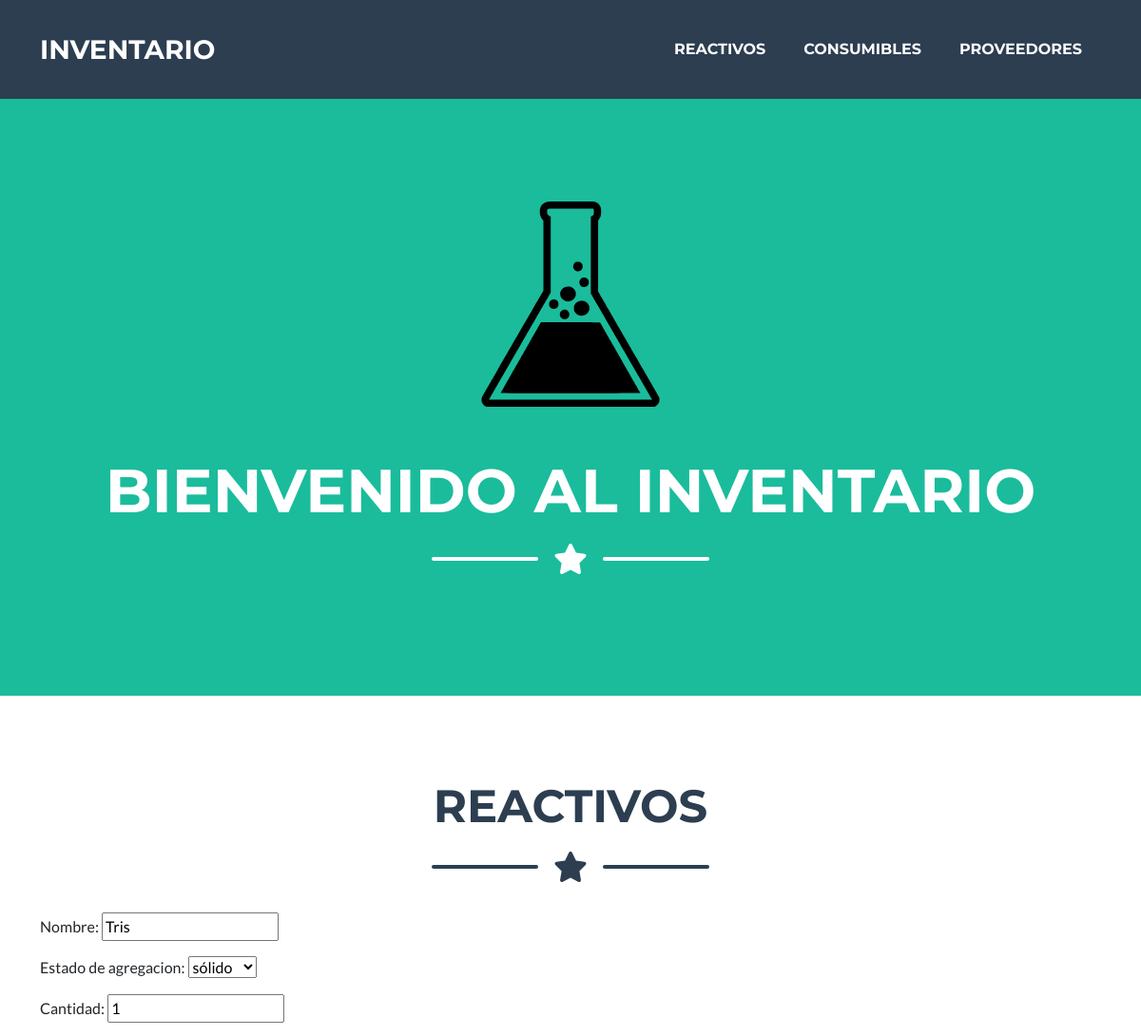
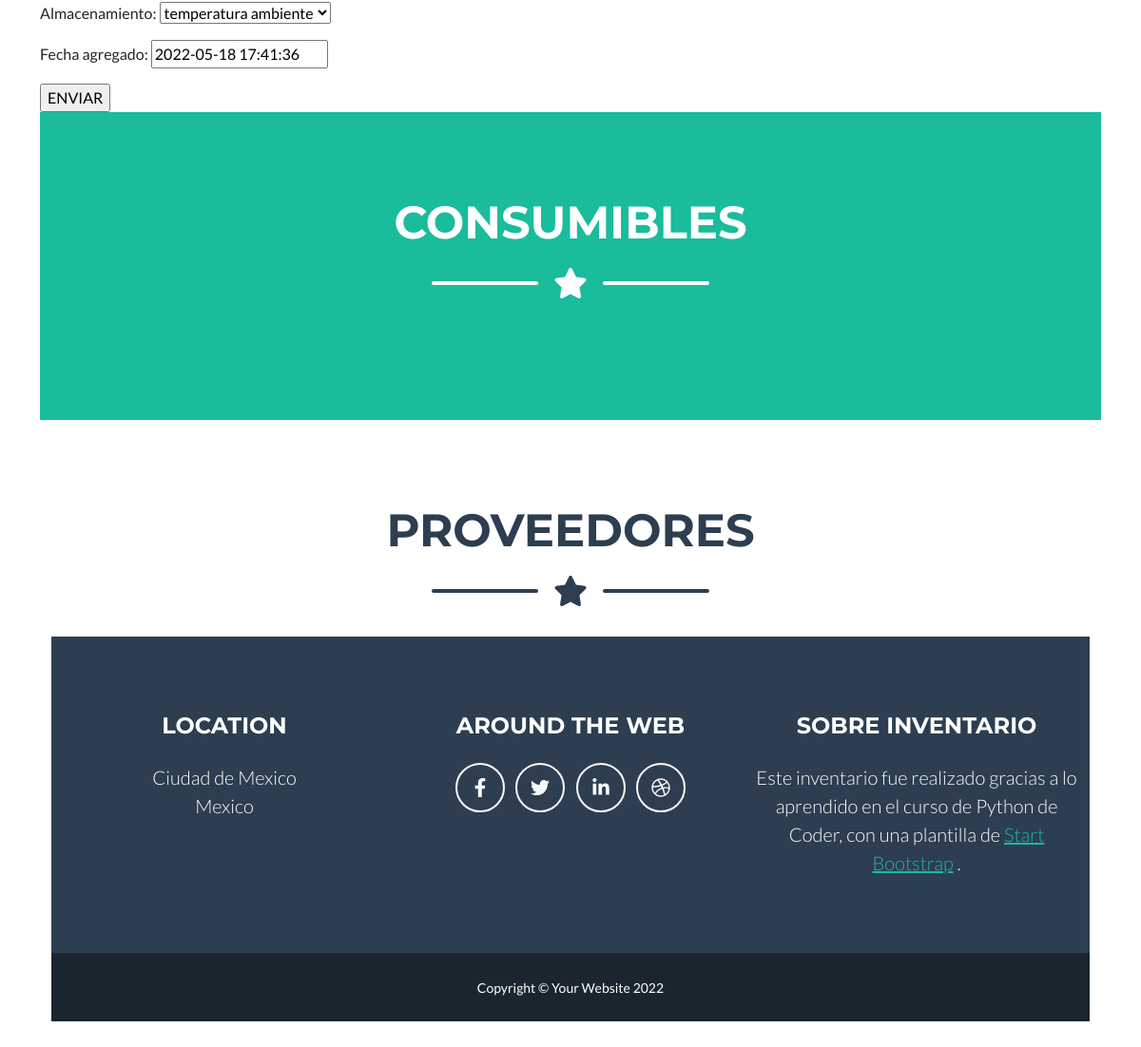
/Inventario/reactivo/editar/2, run on the app's committed database (2 pictures, top to bottom).
### Inventario/models.py (models this page shows, shortened)
class Reactivo(models.Model):
    nombre=models.CharField(max_length=250)
    estado_de_agregacion=models.CharField(
        max_length=20,
        choices= ESTADO_CHOICES,
    )
    cantidad=models.IntegerField()
    almacenamiento=models.CharField(
        max_length=25,
        choices= ALMACENAMIENTO,
    )
    fecha_agregado=models.DateTimeField(default=timezone.now)
    readonly_fields = ('fecha_agregado')

### Inventario/views.py (the view)
# urls.py: path('reactivo/editar/<pk>', ReactivoEdicion.as_view(), name='reactivo_editar'),
class ReactivoEdicion(UpdateView):
    model = Reactivo
    success_url = reverse_lazy('reactivo_listar')
    fields = ['nombre', 'estado_de_agregacion', 'cantidad', 'almacenamiento', 'fecha_agregado']

### Inventario/templates/Inventario/reactivo_form.html
{% extends "Inventario/padre.html" %}
{% load static %}
{% block SeccióndeReactivos %}
<form method="post">{% csrf_token %}
    {{ form.as_p}}
    <input type="submit" value="ENVIAR">
</form>
{% endblock %}

### data on the page
Reactivo: nombre "Tris", estado_de_agregacion "sólido", cantidad "1", almacenamiento "temperatura ambiente", fecha_agregado "2022-05-18 17:41:36"
